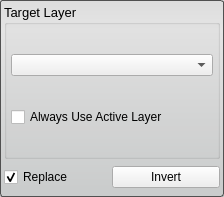
<?xml version="1.0" encoding="UTF-8"?>
<ui version="4.0">
 <class>InvertToolInterface</class>
 <widget class="QWidget" name="InvertToolInterface">
  <property name="geometry">
   <rect>
    <x>0</x>
    <y>0</y>
    <width>224</width>
    <height>197</height>
   </rect>
  </property>
  <property name="sizePolicy">
   <sizepolicy hsizetype="Preferred" vsizetype="Fixed">
    <horstretch>0</horstretch>
    <verstretch>0</verstretch>
   </sizepolicy>
  </property>
  <property name="minimumSize">
   <size>
    <width>0</width>
    <height>65</height>
   </size>
  </property>
  <property name="maximumSize">
   <size>
    <width>16777215</width>
    <height>16777215</height>
   </size>
  </property>
  <property name="windowTitle">
   <string>Invert Tool</string>
  </property>
  <property name="styleSheet">
   <string notr="true">QWidget#InvertToolInterface{
	border-radius: 3px;
	border: 1px solid rgb(80, 80,80);
	background-color: qlineargradient(spread:pad, x1:0.5, y1:0, x2:0.5, y2:0.960227, stop:0 rgba(221, 221, 221, 255), stop:0.155779 rgba(228, 228, 228, 255), stop:1 rgba(202, 204, 204, 255));      
}</string>
  </property>
  <layout class="QVBoxLayout" name="verticalLayout">
   <property name="spacing">
    <number>2</number>
   </property>
   <property name="margin">
    <number>4</number>
   </property>
   <item>
    <widget class="QGroupBox" name="target_groupbox_">
     <property name="font">
      <font>
       <pointsize>10</pointsize>
      </font>
     </property>
     <property name="title">
      <string>Target Layer</string>
     </property>
     <layout class="QVBoxLayout" name="verticalLayout_4">
      <property name="spacing">
       <number>6</number>
      </property>
      <property name="margin">
       <number>4</number>
      </property>
      <item>
       <widget class="QComboBox" name="target_layer_"/>
      </item>
      <item>
       <widget class="QCheckBox" name="use_active_layer_">
        <property name="text">
         <string>Always Use Active Layer</string>
        </property>
       </widget>
      </item>
     </layout>
    </widget>
   </item>
   <item>
    <widget class="QWidget" name="replaceRunWidget" native="true">
     <property name="minimumSize">
      <size>
       <width>0</width>
       <height>32</height>
      </size>
     </property>
     <property name="maximumSize">
      <size>
       <width>16777215</width>
       <height>32</height>
      </size>
     </property>
     <layout class="QHBoxLayout" name="horizontalLayout" stretch="1,1">
      <property name="spacing">
       <number>0</number>
      </property>
      <property name="margin">
       <number>0</number>
      </property>
      <item>
       <widget class="QCheckBox" name="replace_checkbox_">
        <property name="text">
         <string>Replace</string>
        </property>
        <property name="checked">
         <bool>true</bool>
        </property>
       </widget>
      </item>
      <item>
       <widget class="QPushButton" name="execute_button_">
        <property name="text">
         <string>Invert</string>
        </property>
       </widget>
      </item>
     </layout>
    </widget>
   </item>
  </layout>
 </widget>
 <resources/>
 <connections/>
</ui>
